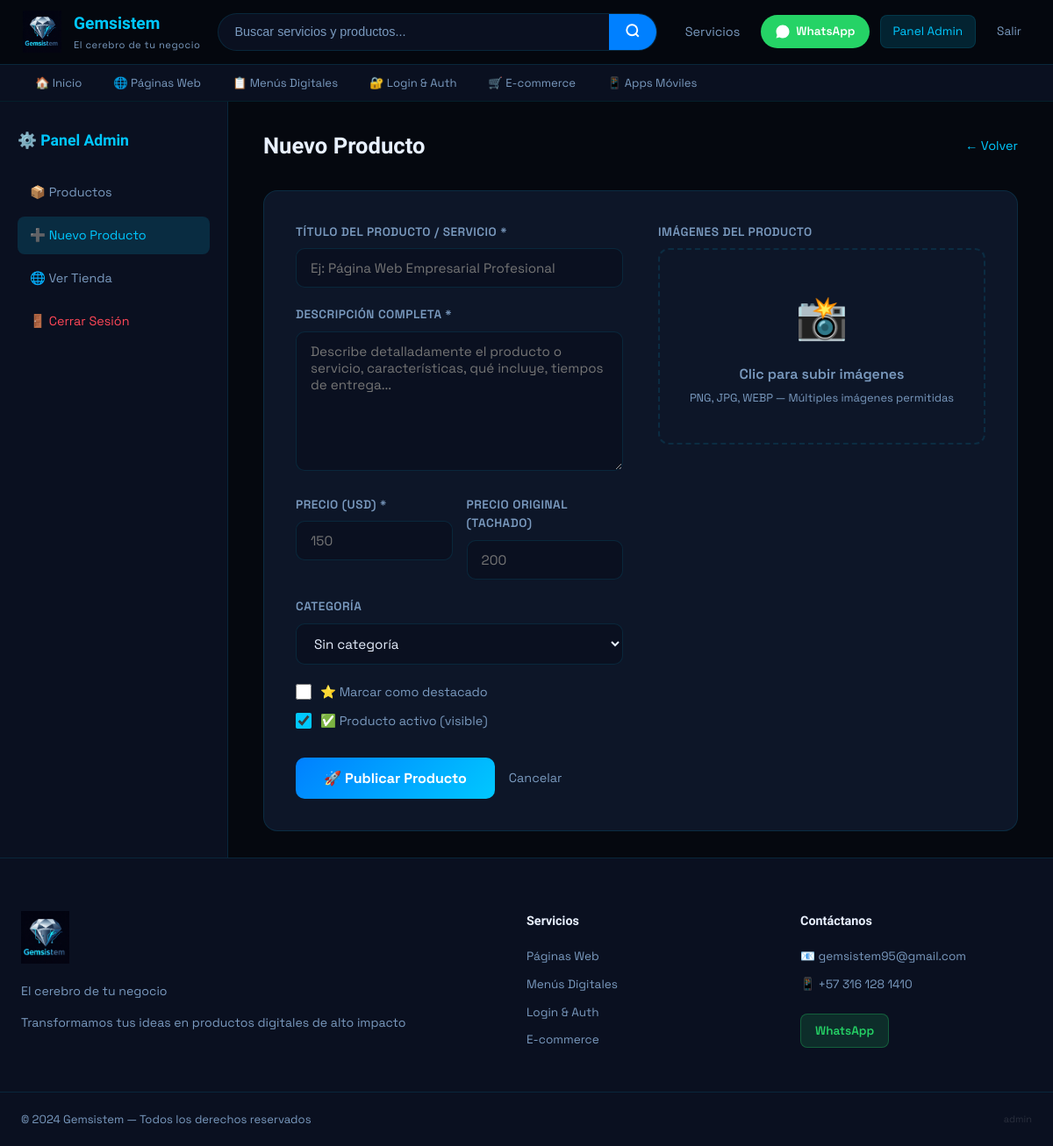
Page /admin/producto/nuevo (signed in) on the committed database.
### app.py (models this page shows)
class Category(db.Model):
    id = db.Column(db.Integer, primary_key=True)
    name = db.Column(db.String(100), nullable=False)
    icon = db.Column(db.String(50), default='💎')
    products = db.relationship('Product', backref='category', lazy=True)

### app.py (the view, shortened to what this page needs)
@app.route('/admin/producto/nuevo', methods=['GET', 'POST'])
def admin_new_product():
    if not is_admin():
        return redirect(url_for('admin_login'))
    categories = Category.query.all()
    return render_template('admin_product_form.html', product=None, categories=categories)

### app.py (called while the page is built)
def is_admin():
    return session.get('admin_logged_in', False)

### templates/admin_product_form.html (shortened to what this page needs)
{% extends 'base.html' %}
{% block content %}
<div class="admin-layout">
    <div class="admin-sidebar">
        <h2>⚙️ Panel Admin</h2>
        <nav class="admin-nav">
            <a href="{{ url_for('admin_dashboard') }}" class="admin-nav-item">📦 Productos</a>
            <a href="{{ url_for('admin_new_product') }}" class="admin-nav-item active">➕ Nuevo Producto</a>
            <a href="{{ url_for('index') }}" class="admin-nav-item">🌐 Ver Tienda</a>
            <a href="{{ url_for('admin_logout') }}" class="admin-nav-item logout">🚪 Cerrar Sesión</a>
        </nav>
    </div>
    <div class="admin-main">
        <div class="admin-header">
            <h1>{{ 'Editar Producto' if product else 'Nuevo Producto' }}</h1>
            <a href="{{ url_for('admin_dashboard') }}" class="btn-back">← Volver</a>
        </div>
        <form method="POST" enctype="multipart/form-data" class="product-form">
            <div class="form-grid">
                <div class="form-col">
                    <div class="form-group">
                        <label>Título del producto / servicio *</label>
                        <input type="text" name="title" required value="{{ product.title if product else '' }}" placeholder="Ej: Página Web Empresarial Profesional">
                    </div>
                    <div class="form-group">
                        <label>Descripción completa *</label>
                        <textarea name="description" rows="7" required placeholder="Describe detalladamente el producto o servicio, características, qué incluye, tiempos de entrega...">{{ product.description if product else '' }}</textarea>
                    </div>
                    <div class="form-row">
                        <div class="form-group">
                            <label>Precio (USD) *</label>
                            <input type="number" name="price" step="0.01" required value="{{ product.price if product else '' }}" placeholder="150">
                        </div>
                        <div class="form-group">
                            <label>Precio original (tachado)</label>
                            <input type="number" name="original_price" step="0.01" value="{{ product.original_price if product and product.original_price else '' }}" placeholder="200">
                        </div>
                    </div>
                    <div class="form-group">
                        <label>Categoría</label>
                        <select name="category_id">
                            <option value="">Sin categoría</option>
                        </select>
                    </div>
                    <div class="form-checkboxes">
                        <label class="checkbox-label">
                            <input type="checkbox" name="featured" {% if product and product.featured %}checked{% endif %}>
                            <span>⭐ Marcar como destacado</span>
                        </label>
                        <label class="checkbox-label">
                            <input type="checkbox" name="active" {% if not product or product.active %}checked{% endif %}>
                            <span>✅ Producto activo (visible)</span>
                        </label>
                    </div>
                </div>
                <div class="form-col">
                    <div class="form-group">
                        <label>Imágenes del producto</label>
                        <div class="upload-zone" id="uploadZone">
                            <div onclick="document.getElementById('imgInput').click()" style="cursor:pointer">
                                <div style="font-size:48px">📸</div>
                                <p>Clic para subir imágenes</p>
                                <small>PNG, JPG, WEBP — Múltiples imágenes permitidas</small>
                            </div>
                        </div>
                    </div>
                </div>
            </div>
            <div class="form-submit">
                <button type="submit" class="btn-submit">
                    {{ '💾 Guardar Cambios' if product else '🚀 Publicar Producto' }}
                </button>
                <a href="{{ url_for('admin_dashboard') }}" class="btn-cancel">Cancelar</a>
            </div>
        </form>
    </div>
</div>
{% endblock %}

### templates/base.html (shortened to what this page needs)
<!DOCTYPE html>
<html lang="es">
<head>
    <link rel="stylesheet" href="{{ url_for('static', filename='css/main.css') }}">
</head>
<body>
<nav class="navbar">
    <div class="nav-container">
        <a href="{{ url_for('index') }}" class="nav-logo">
            <img src="{{ url_for('static', filename='logo.png') }}" alt="Gemsistem" class="logo-img">
            <div class="logo-text">
                <span class="logo-name">Gemsistem</span>
                <span class="logo-tagline">El cerebro de tu negocio</span>
            </div>
        </a>
        <form class="nav-search" action="{{ url_for('search') }}" method="get">
            <input type="text" name="q" placeholder="Buscar servicios y productos..." value="{{ request.args.get('q', '') }}">
            <button type="submit">
                <svg width="18" height="18" viewBox="0 0 24 24" fill="none" stroke="currentColor" stroke-width="2.5"><circle cx="11" cy="11" r="8"/><path d="m21 21-4.35-4.35"/></svg>
            </button>
        </form>
        <div class="nav-actions">
            <a href="{{ url_for('servicios') }}" class="nav-link">Servicios</a>
            <a href="https://wa.me/573161281410" target="_blank" class="btn-whatsapp">
                WhatsApp
            </a>
            {% if session.get('admin_logged_in') %}
            <a href="{{ url_for('admin_dashboard') }}" class="btn-admin">Panel Admin</a>
            <a href="{{ url_for('admin_logout') }}" class="btn-logout">Salir</a>
            {% endif %}
        </div>
    </div>
    <div class="cat-bar">
        <div class="cat-container">
            <a href="{{ url_for('index') }}" class="cat-item">🏠 Inicio</a>
            {% for cat in categories if categories is defined %}
            <a href="{{ url_for('category', cat_id=cat.id) }}" class="cat-item">{{ cat.icon }} {{ cat.name }}</a>
            {% endfor %}
        </div>
    </div>
</nav>
<main class="main-content">
    {% block content %}{% endblock %}
</main>
<footer class="footer">
    <div class="footer-container">
        <div class="footer-brand">
            <img src="{{ url_for('static', filename='logo.png') }}" alt="Gemsistem" style="height:60px">
            <p>El cerebro de tu negocio</p>
            <p>Transformamos tus ideas en productos digitales de alto impacto</p>
        </div>
        <div class="footer-links">
            <h4>Servicios</h4>
            <a href="#">Páginas Web</a>
            <a href="#">Menús Digitales</a>
            <a href="#">Login & Auth</a>
            <a href="#">E-commerce</a>
        </div>
        <div class="footer-contact">
            <h4>Contáctanos</h4>
            <a href="mailto:gemsistem95@gmail.com">📧 gemsistem95@gmail.com</a>
            <a href="https://wa.me/573161281410" target="_blank">📱 +57 316 128 1410</a>
            <div class="footer-social">
                <a href="https://wa.me/573161281410" target="_blank" class="social-btn wa">WhatsApp</a>
            </div>
        </div>
    </div>
    <div class="footer-bottom">
        <p>© 2024 Gemsistem — Todos los derechos reservados</p>
        <a href="{{ url_for('admin_login') }}" style="color:#ffffff22; font-size:11px">admin</a>
    </div>
</footer>
</body>
</html>

### rows in the picture
Category: icon "🌐", name "Páginas Web"
Category: icon "📋", name "Menús Digitales"
Category: icon "🔐", name "Login & Auth"
Category: icon "🛒", name "E-commerce"
Category: icon "📱", name "Apps Móviles"

### other values in the picture
{{ 'Editar Producto' if product else 'Nuevo Producto' }} "Nuevo Producto"
{{ '💾 Guardar Cambios' if product else '🚀 Publicar Producto' }} "🚀 Publicar Producto"
